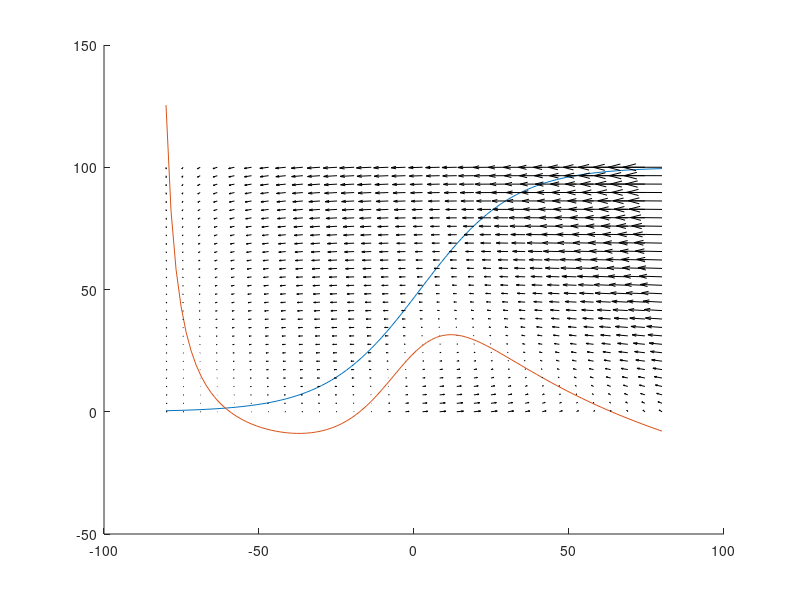

Source code (MATLAB):
function project
    v = linspace(-80, 80);

    % defining variables
    g_ca = 4.4;
    g_k = 8;
    g_l = 2;
    v_ca = 120;
    v_k = -84;
    v_l = -60;
    phi = 0.02;
    v1 = -1.2;
    v2 = 18;
    v3 = 2;
    v4 = 30;
    v5 = 2;
    v6 = 30;
    c = 20;

    
    
    hold on
        % w null-cline dw/dt = 0, w = f(v)
        w_null_cline = 0.5 * ( 1 + tanh((v-v3)/(v4)) );
        
        % v null cline, dv/dt = 0, w = f(v)
        m_infinity_v = 0.5 * ( 1 + tanh((v-v1)/(v2)) ); 
        denominator_v_null_cline = g_k * (v - v_k);
        numerator_v_null_cline = -g_ca * ( m_infinity_v.* (v-v_ca) ) - g_l * (v-v_l);
        
        v_null_cline = numerator_v_null_cline./denominator_v_null_cline;

        plot(v, 100*w_null_cline)
        plot(v, 100*v_null_cline)

      
        % finding point of intersection
        for cnt=1:numel(v)
            s1 = v_null_cline(cnt);
            s2 = w_null_cline(cnt);
            zz = abs(s1-s2);
            if zz <= 0.01
               fprintf("v_eq,w_eq %.3f, %.3f \n", v(cnt), s1)
            end
        end
        
        [v_quiver,w_quiver] = meshgrid(linspace(-80,80,30), linspace(0,1,30));
        m_infinity_v_quiver = 0.5 * ( 1 + tanh((v_quiver-v1)/(v2)) ); 

        tau_w = 1./cosh((v_quiver-v3)/(2*v4));
        dv_dt = (1/c)*((-g_ca * ( m_infinity_v_quiver.*(v_quiver-v_ca) )) + (-g_k * ( w_quiver.*(v_quiver-v_k) )) + (-g_l * (v_quiver - v_l)));
        dw_dt = phi * (0.5 * ( 1 + tanh((v_quiver-v3)/(v4)) ) - w_quiver)./tau_w;
        quiver_plot = quiver(v_quiver,100*w_quiver, dv_dt, 100*dw_dt, 'color',[0 0 0]);
        set(quiver_plot,'AutoScale','on', 'AutoScaleFactor', 2) % increase size of arrows

    hold off

end
